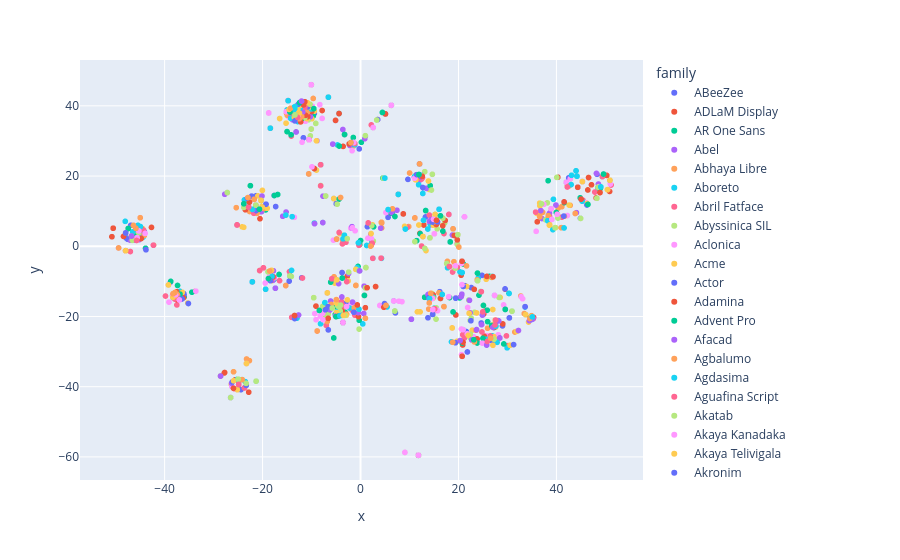

Write notebook code for a chart like this one.
### Code cell
import plotly.express as px
fig = px.scatter(df, x="x", y="y", color="family")
fig.show()
